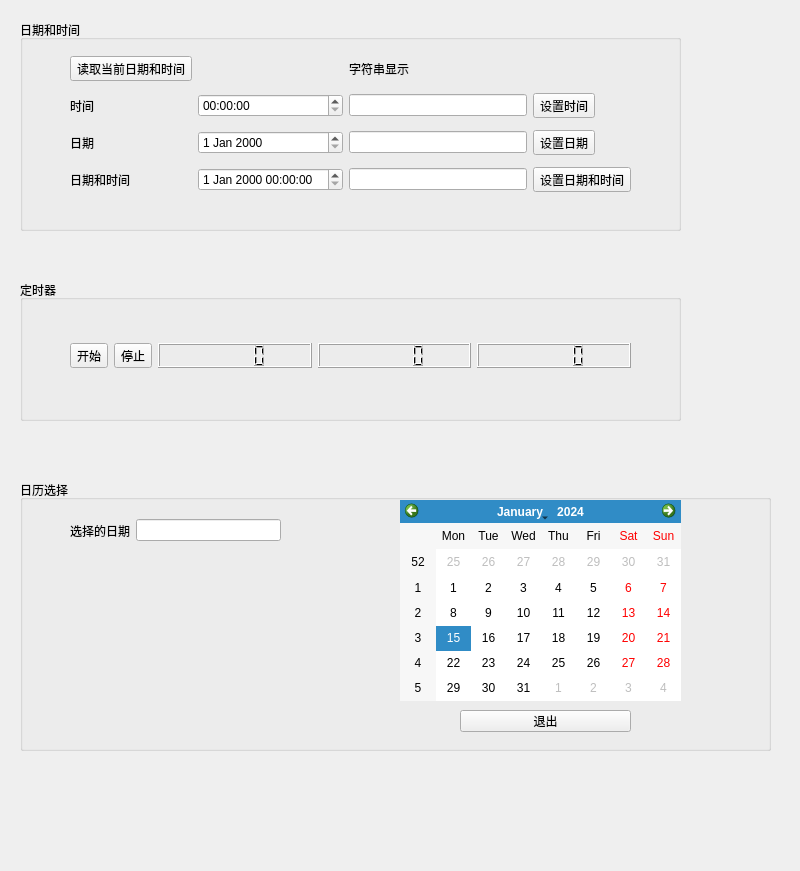
<?xml version="1.0" encoding="UTF-8"?>
<ui version="4.0">
 <class>Widget</class>
 <widget class="QWidget" name="Widget">
  <property name="geometry">
   <rect>
    <x>0</x>
    <y>0</y>
    <width>800</width>
    <height>871</height>
   </rect>
  </property>
  <property name="windowTitle">
   <string>Widget</string>
  </property>
  <widget class="QGroupBox" name="groupBox">
   <property name="geometry">
    <rect>
     <x>20</x>
     <y>20</y>
     <width>661</width>
     <height>211</height>
    </rect>
   </property>
   <property name="title">
    <string>日期和时间</string>
   </property>
   <widget class="QWidget" name="gridLayoutWidget">
    <property name="geometry">
     <rect>
      <x>50</x>
      <y>30</y>
      <width>561</width>
      <height>151</height>
     </rect>
    </property>
    <layout class="QGridLayout" name="gridLayout">
     <item row="2" column="2">
      <widget class="QLineEdit" name="dateStrEdit"/>
     </item>
     <item row="1" column="0">
      <widget class="QLabel" name="label_2">
       <property name="text">
        <string>时间</string>
       </property>
      </widget>
     </item>
     <item row="3" column="1">
      <widget class="QDateTimeEdit" name="dateTimeEdit"/>
     </item>
     <item row="3" column="0">
      <widget class="QLabel" name="label_4">
       <property name="text">
        <string>日期和时间</string>
       </property>
      </widget>
     </item>
     <item row="2" column="1">
      <widget class="QDateEdit" name="dateEdit"/>
     </item>
     <item row="2" column="0">
      <widget class="QLabel" name="label_3">
       <property name="text">
        <string>日期</string>
       </property>
      </widget>
     </item>
     <item row="1" column="2">
      <widget class="QLineEdit" name="timeStrEdit"/>
     </item>
     <item row="1" column="1">
      <widget class="QTimeEdit" name="timeEdit"/>
     </item>
     <item row="0" column="0">
      <widget class="QToolButton" name="toolButton">
       <property name="text">
        <string>读取当前日期和时间</string>
       </property>
      </widget>
     </item>
     <item row="3" column="2">
      <widget class="QLineEdit" name="dateAndtimeStrEdit"/>
     </item>
     <item row="0" column="2">
      <widget class="QLabel" name="label">
       <property name="text">
        <string>字符串显示</string>
       </property>
      </widget>
     </item>
     <item row="1" column="3">
      <widget class="QToolButton" name="toolButton_2">
       <property name="text">
        <string>设置时间</string>
       </property>
      </widget>
     </item>
     <item row="2" column="3">
      <widget class="QToolButton" name="toolButton_3">
       <property name="text">
        <string>设置日期</string>
       </property>
      </widget>
     </item>
     <item row="3" column="3">
      <widget class="QToolButton" name="toolButton_4">
       <property name="text">
        <string>设置日期和时间</string>
       </property>
      </widget>
     </item>
    </layout>
   </widget>
  </widget>
  <widget class="QGroupBox" name="groupBox_2">
   <property name="geometry">
    <rect>
     <x>20</x>
     <y>280</y>
     <width>661</width>
     <height>141</height>
    </rect>
   </property>
   <property name="title">
    <string>定时器</string>
   </property>
   <widget class="QWidget" name="gridLayoutWidget_2">
    <property name="geometry">
     <rect>
      <x>50</x>
      <y>30</y>
      <width>561</width>
      <height>91</height>
     </rect>
    </property>
    <layout class="QGridLayout" name="gridLayout_2">
     <item row="0" column="0">
      <widget class="QToolButton" name="toolButton_5">
       <property name="text">
        <string>开始</string>
       </property>
      </widget>
     </item>
     <item row="0" column="1">
      <widget class="QToolButton" name="toolButton_9">
       <property name="text">
        <string>停止</string>
       </property>
      </widget>
     </item>
     <item row="0" column="2">
      <layout class="QHBoxLayout" name="horizontalLayout_2">
       <item>
        <widget class="QLCDNumber" name="lcdMin"/>
       </item>
       <item>
        <widget class="QLCDNumber" name="lcdSec"/>
       </item>
       <item>
        <widget class="QLCDNumber" name="lcdMm"/>
       </item>
      </layout>
     </item>
    </layout>
   </widget>
  </widget>
  <widget class="QGroupBox" name="groupBox_3">
   <property name="geometry">
    <rect>
     <x>20</x>
     <y>480</y>
     <width>751</width>
     <height>271</height>
    </rect>
   </property>
   <property name="title">
    <string>日历选择</string>
   </property>
   <widget class="QWidget" name="horizontalLayoutWidget">
    <property name="geometry">
     <rect>
      <x>50</x>
      <y>20</y>
      <width>211</width>
      <height>61</height>
     </rect>
    </property>
    <layout class="QHBoxLayout" name="horizontalLayout">
     <item>
      <widget class="QLabel" name="label_6">
       <property name="text">
        <string>选择的日期</string>
       </property>
      </widget>
     </item>
     <item>
      <widget class="QLineEdit" name="editCalender"/>
     </item>
    </layout>
   </widget>
   <widget class="QCalendarWidget" name="calendarWidget">
    <property name="geometry">
     <rect>
      <x>380</x>
      <y>20</y>
      <width>281</width>
      <height>201</height>
     </rect>
    </property>
   </widget>
   <widget class="QToolButton" name="toolButton_7">
    <property name="geometry">
     <rect>
      <x>440</x>
      <y>230</y>
      <width>171</width>
      <height>22</height>
     </rect>
    </property>
    <property name="text">
     <string>退出</string>
    </property>
   </widget>
  </widget>
 </widget>
 <resources/>
 <connections/>
</ui>
